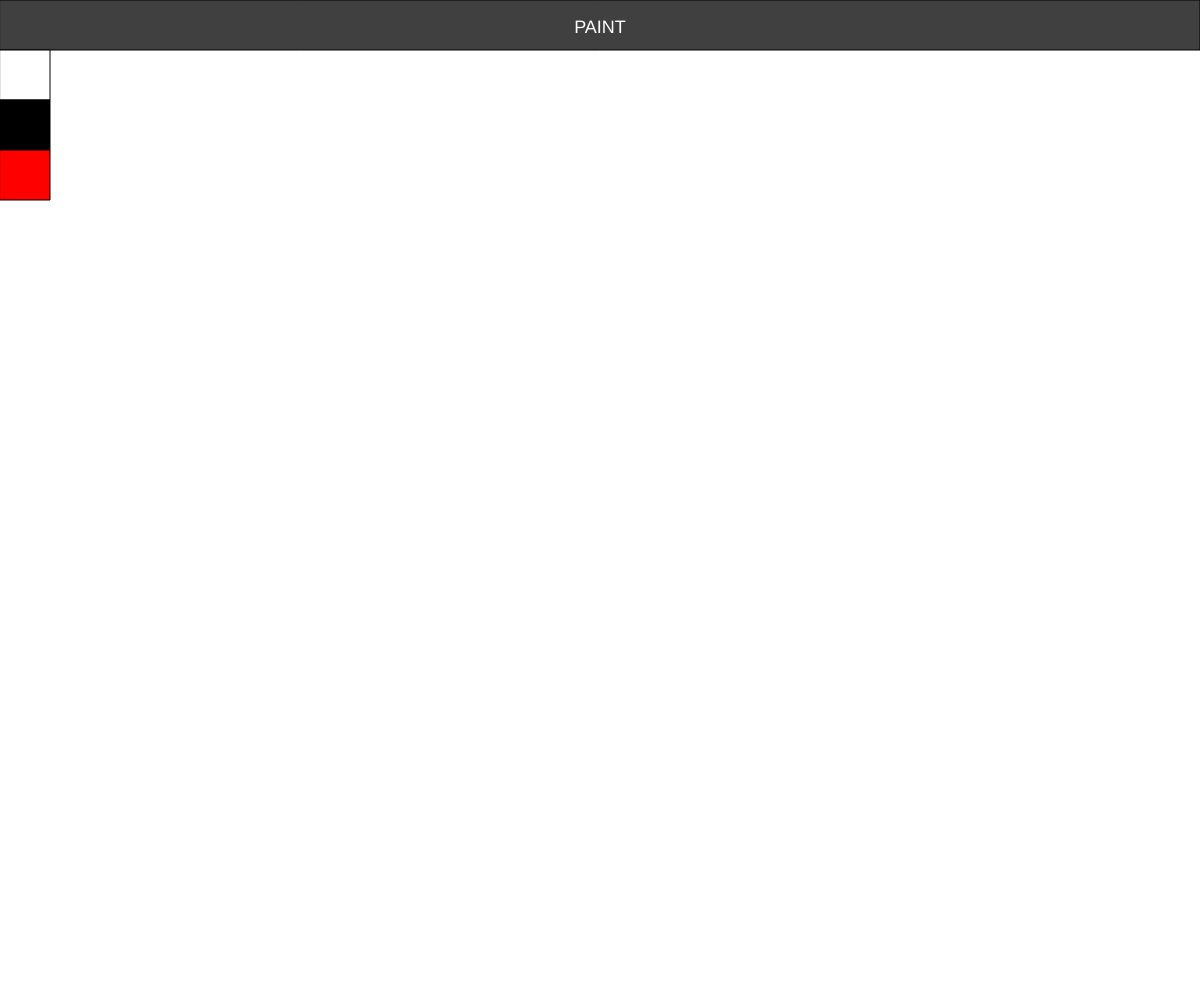
Frame 1 (no input)
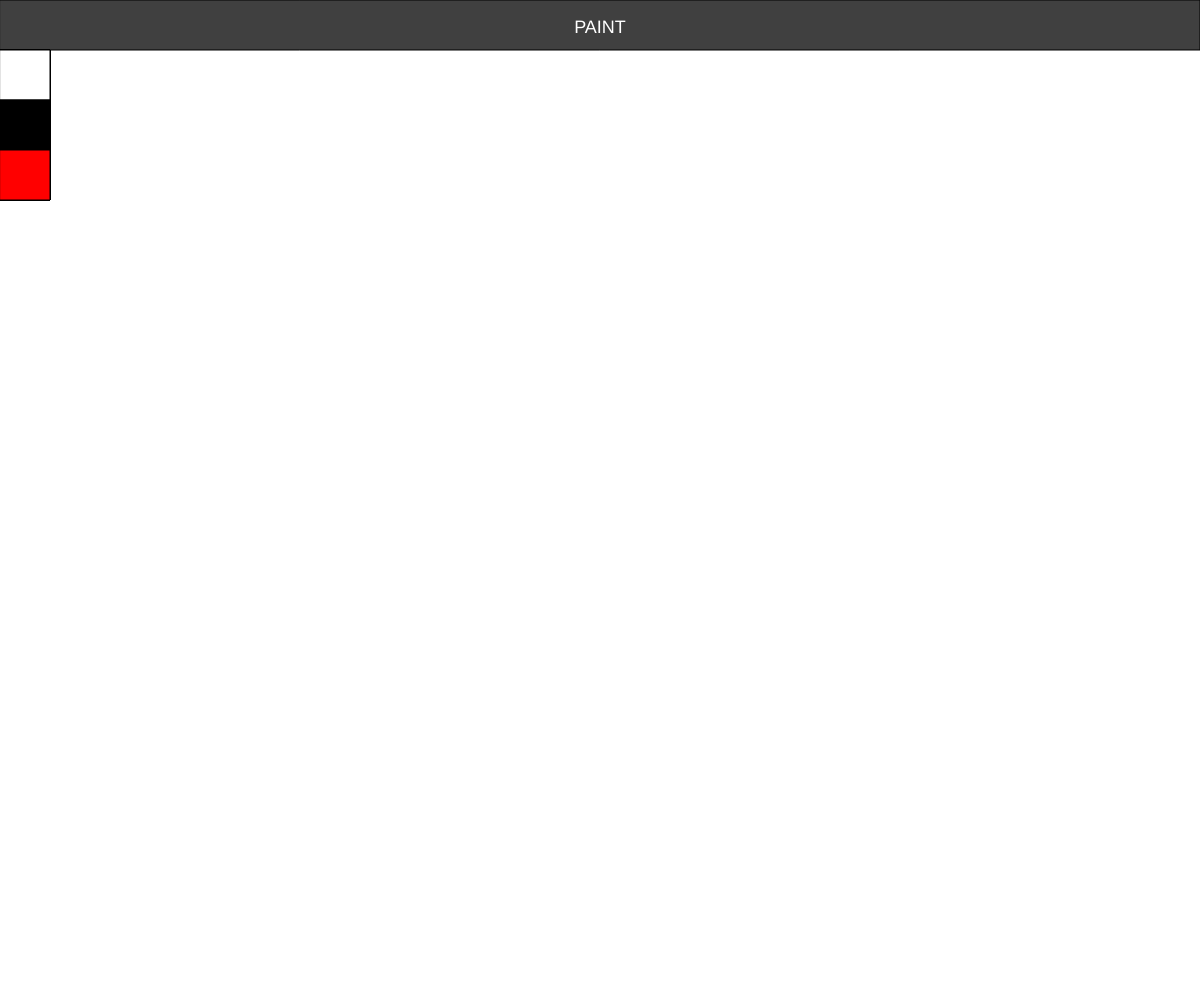
Frame 60 (no input)
Frame 120 (the mouse pressed at the canvas centre since frame 60): identical to frame 60, image omitted

The p5.js sketch that drew these frames (run headless with seeded random() and noise() and a simulated clock; from frame 60 on, the mouse is pressed at the canvas centre):

// p5.js sketch
// ── sketch.js
var white,black,red;

function setup() {
  createCanvas(innerWidth, innerHeight);
  background("white");
  header();
}

function draw() {
  
  white = new ColorBox(0, 50, 50, 50, "white");
  white.appear();
  black = new ColorBox(0, 100, 50, 50, "black");
  black.appear();
  //code for red box :
  red = new ColorBox(0,150,50,50,"red");
  red.appear();
  
   
}

function header() {
  fill("#404040");
  rect(0, 0, width, 50);

  textAlign(CENTER);
  fill("white");
  textSize(18);
  text("PAINT", width / 2, 33);
}

// ── ColorBox.js
class ColorBox {
  
    //Add code inside the constructor:
    constructor(x, y, w, h, color) {
      this.x=x;
      this.y=y;
      this.w=w;
      this.h=h;
      this.color=color;
      

    
      
    }

    //make the color boxes appear on canvas
    appear()
    {
      stroke(0);
      strokeWeight(1);
      fill(this.color);
      rect(this.x, this.y, this.w, this.h);
    }
}
